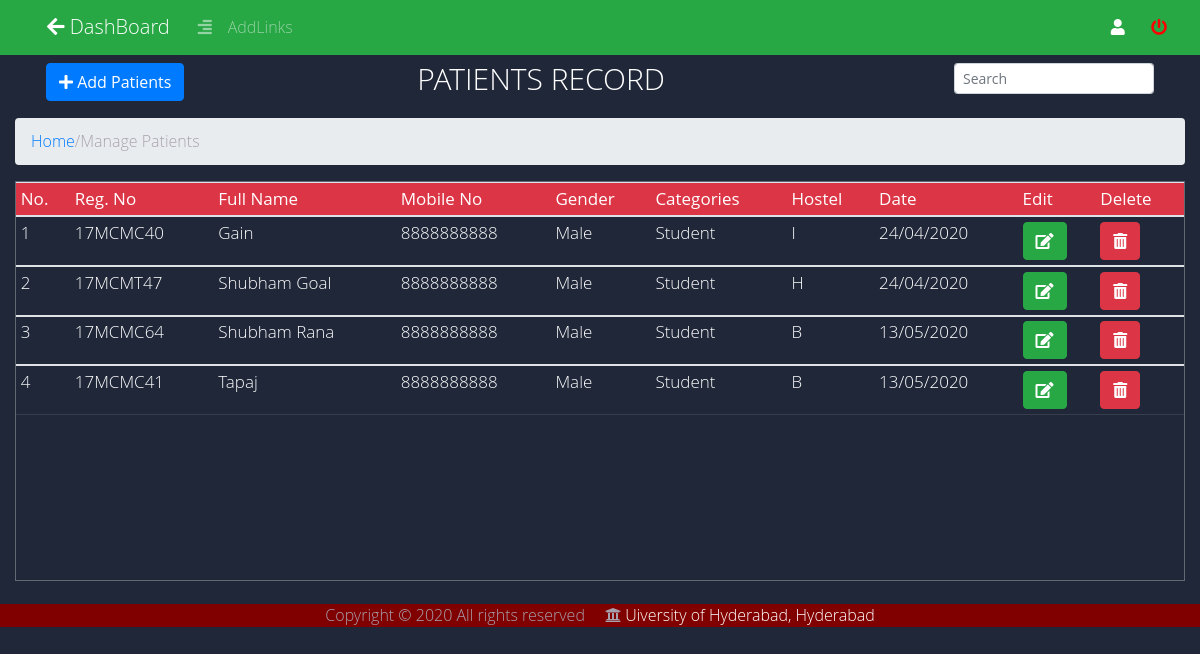
The app's page /employee/add_patients.php (signed in) with its own data.
### tables this page shows
CREATE TABLE `patients` (
  `p_reg_id` varchar(30) NOT NULL,
  `p_name` varchar(50) NOT NULL,
  `category` varchar(10) DEFAULT NULL,
  `hostel_name` varchar(10) NOT NULL,
  `mobile` varchar(12) NOT NULL,
  `record_date` date NOT NULL,
  `reg_id` varchar(20) NOT NULL,
  `gender` varchar(30) NOT NULL
);

### employee/add_patients.php (the view, shortened to what this page needs)
<!DOCTYPE html>
<html lang="en">
<?php include ("includes/admin_header.php"); ?>
<body>
<?php include("includes/admin_navbar.php"); ?>
        <div class="col-lg-12 m-auto" style="background-color: #1F2739;"><br><br>
			<nav class="navbar">
			  	<div class="container-fluid">
			  		<button type="button" class="btn btn-primary" data-toggle="modal" data-target="#drugmodal">
						<i class="fa fa-plus" aria-hidden="true"></i>&nbsp;Add Patients
					</button>
					<ul class="nav navbar-nav">
			      		<h2 id="h">Patients Record</h2>
			    	</ul>
					<ul>
			    		<div class='input-group' id="in">
			    			<input class="form-control form-control-sm ml-3 w-75"  type="text" placeholder="Search" name="" id="search" onkeyup="searchfun()"  aria-label="Search">
  						</div>
			  		</ul>
			 	</div>
			</nav>
		</div>
		<div class="col-lg-12 m-auto">
			<ol class="breadcrumb">
				<li><a href="index.php">Home</a></li> /
				<li class="active">Manage Patients</li>
			</ol>
			<div class="tbl-content">
				<table id="patientsTable"class="table table-sm table table-hover">
					<thead class="badge-danger">
						<tr>
						    <th>No.</th>
						    <th>Reg. No</th>
						    <th>Full Name</th>
						    <th>Mobile No</th>
						    <th>Gender</th>
						    <th>Categories</th>
						    <th>Hostel</th>
						    <th>Date</th>
						    <th>Edit</th>
						    <th>Delete</th>
						</tr>
					</thead>
					<?php
						$query = "SELECT p_reg_id,p_name,category,hostel_name,mobile,DATE_FORMAT(record_date, '%d/%m/%Y') AS doj,gender FROM Patients ORDER BY p_name ASC;";
						$run = mysqli_query($conn,$query);
						$counter=1;
						if($run)
						{
							while($row = mysqli_fetch_array($run))
							{
					?>
					<tbody>
						<tr>
						    <td><?php echo $counter; ?></td>
						    <td><?php echo $row['p_reg_id']; ?></td>
							<td><?php echo $row['p_name']; ?></td>
							<td><?php echo $row['mobile']; ?></td>
							<td><?php echo $row['gender']; ?></td>
							<td><?php echo $row['category']; ?></td>
							<td><?php echo $row['hostel_name']; ?></td>
							<td><?php echo $row['doj']; ?></td>
							<td>
							     <button type="button" class="btn btn-success" data-toggle="modal" data-target="#editdrugmodal" onclick="getUserDetails('<?php echo $row['p_reg_id']; ?>')" ><i class="fas fa-edit"></i>
							    </button>
						    </td>
							<td>
							    <button type="button" class="btn btn-danger "><a href="php_action/delete_patients.php?id=<?php echo $row['p_reg_id'];?>" class="text-white" onclick="javascript:return confirm('Do you want to Delete?');"><i class="fas fa-trash-alt"></i></a>
							     </button>
							</td>
						</tr>
					</tbody>
					<?php
								$counter++;
							}
						}
						else
						{
							$msgs="No record found";
							echo $msg;
						}
					?>
			    </table>
			</div>
		</div>
		<?php include ("../footer.php");?>
</body>
</html>

### employee/mycss/mystyle.css (style rules this page uses)
#h { font-size: 30px; color: #fff; text-transform: uppercase; font-weight: 300; margin-bottom: 10px; margin-top: 4px; }
#in { margin-top: 10px; }
table { width:100%; border-radius: 2em; }
.tbl-content { height:400px; overflow-x:auto; margin-top: 1px; border: 1px solid rgba(255,255,255,0.3); }
th { position: sticky; top: 0; padding: 20px 15px; font-weight: 500; font-size: 17px; color: #fff; box-shadow: 0 2px 2px -1px rgba(0, 0, 0, 0.4); }
td { padding: 10px; vertical-align:middle; font-weight: 300; font-size: 17px; color: #fff; border-bottom: solid 1px rgba(255,255,255,0.1); }

### employee/add_patients.php (style rules this page uses)
body { font-family: 'Open Sans', sans-serif; font-weight: 300; line-height: 1.42em; color:#A7A1AE; background-color:#1F2739; overflow: hidden; }

### records on screen
patients: p_reg_id "17MCMC40", p_name "Gain", mobile "8888888888", gender "Male", category "Student", hostel_name "I", doj "24/04/2020"
patients: p_reg_id "17MCMT47", p_name "Shubham Goal", mobile "8888888888", gender "Male", category "Student", hostel_name "H", doj "24/04/2020"
patients: p_reg_id "17MCMC64", p_name "Shubham Rana", mobile "8888888888", gender "Male", category "Student", hostel_name "B", doj "13/05/2020"
patients: p_reg_id "17MCMC41", p_name "Tapaj", mobile "8888888888", gender "Male", category "Student", hostel_name "B", doj "13/05/2020"
